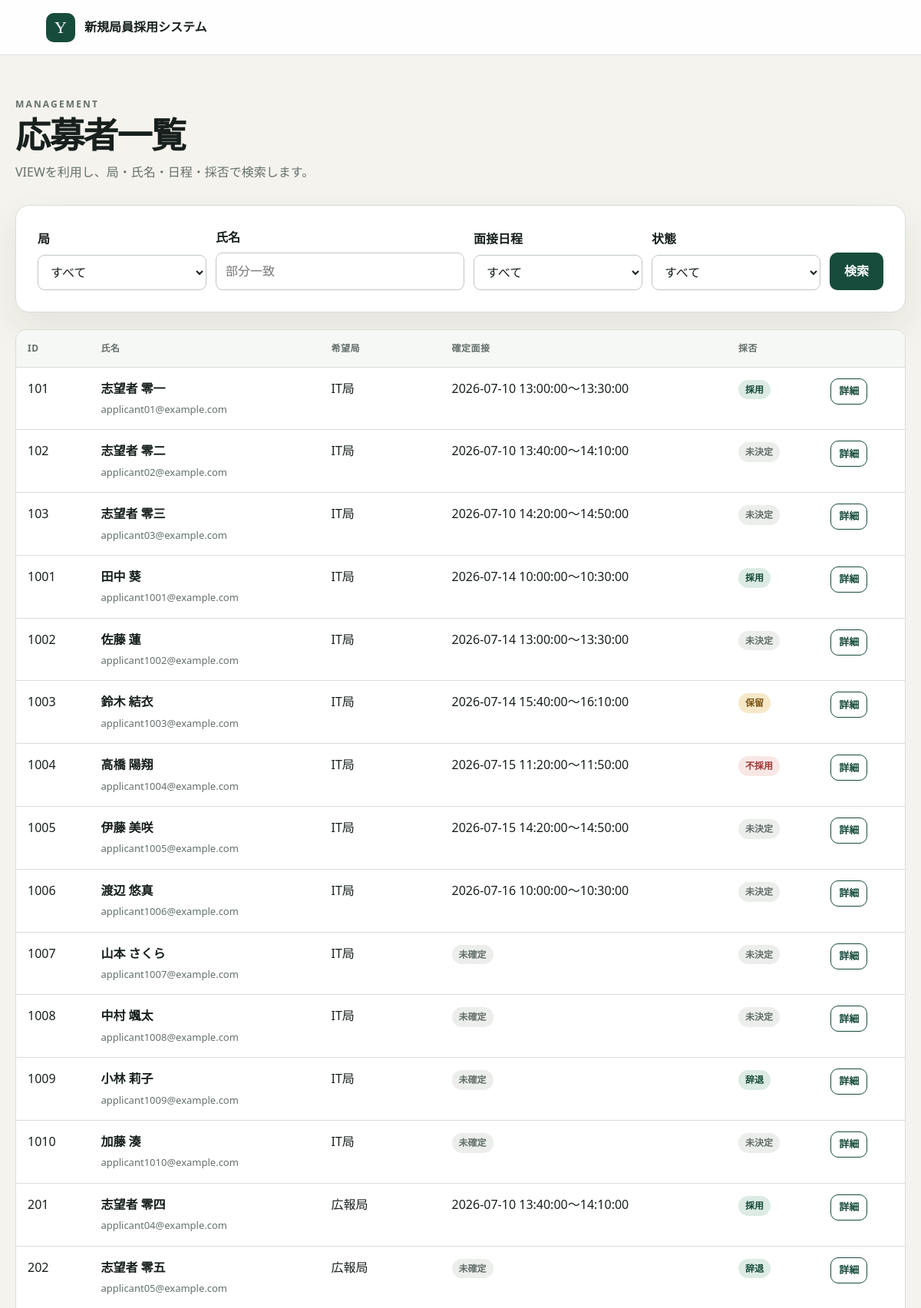
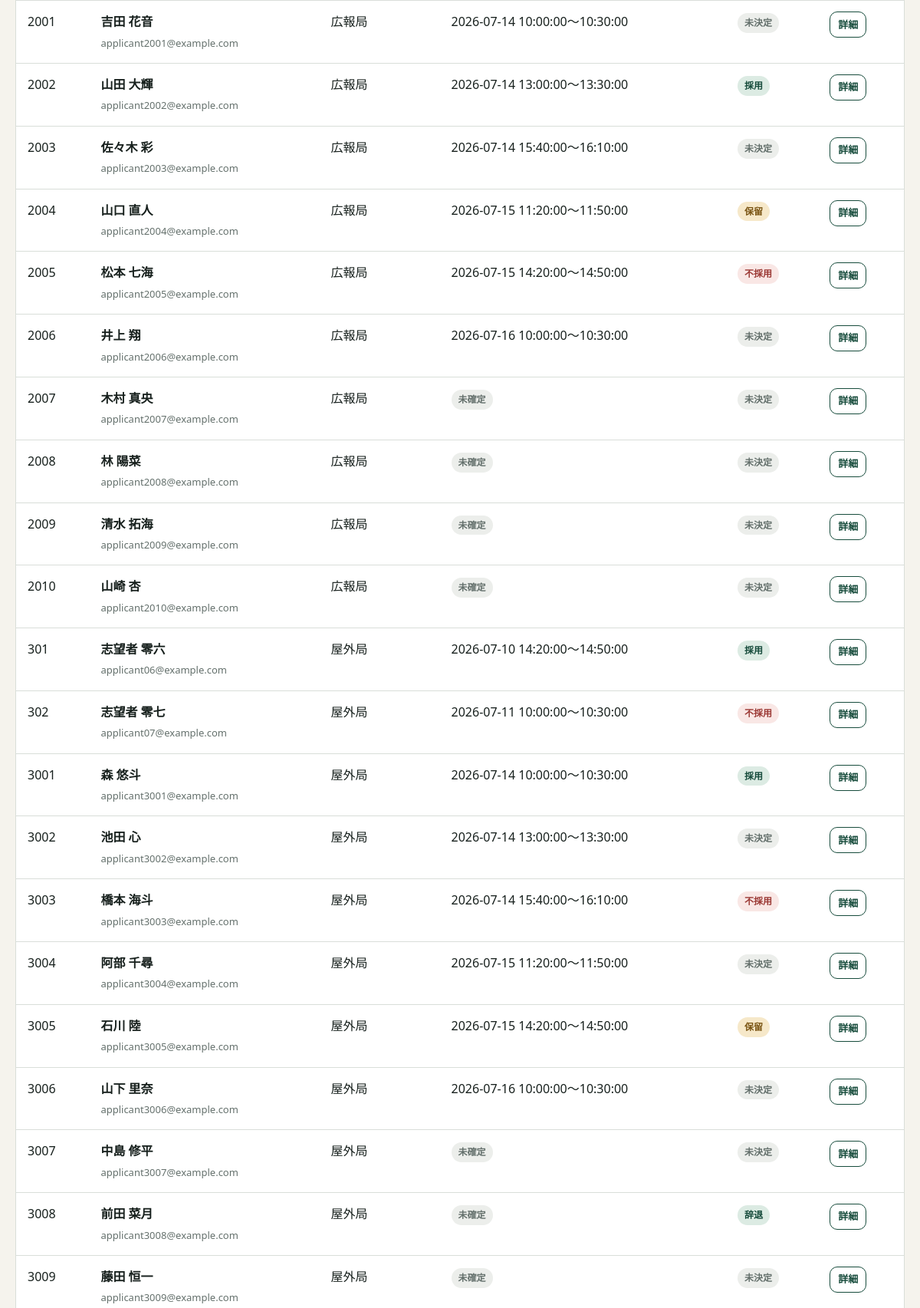
The app's page /applicants (upper part) with its own data (2 pictures, top to bottom).
### tables this page shows
CREATE TABLE applicants (
    id INTEGER PRIMARY KEY AUTOINCREMENT,
    name TEXT NOT NULL,
    email TEXT NOT NULL COLLATE NOCASE UNIQUE,
    bureau_id INTEGER NOT NULL,
    remark TEXT NOT NULL DEFAULT '',
    confirmed_bureau_schedule_id INTEGER UNIQUE,
    decision TEXT CHECK (
        decision IN ('accepted', 'rejected', 'waitlisted', 'withdrawn')
        OR decision IS NULL
    ),
    FOREIGN KEY (bureau_id) REFERENCES bureaus(id),
    FOREIGN KEY (confirmed_bureau_schedule_id)
        REFERENCES bureau_schedules(id)
);

CREATE TABLE bureaus (
    id INTEGER PRIMARY KEY,
    name TEXT NOT NULL UNIQUE,
    capacity INTEGER NOT NULL CHECK (capacity >= 0)
);

CREATE TABLE schedules (
    id INTEGER PRIMARY KEY,
    start_at DATETIME NOT NULL,
    end_at DATETIME NOT NULL,
    CHECK (start_at < end_at),
    UNIQUE (start_at, end_at)
);

### app.py (the view)
@app.route('/manager/applicants')
@role_required('bureau_manager')
def applicants() -> str:
    bureau_id = parse_positive_int(request.args.get('bureau_id'))
    name = request.args.get('name', '').strip()
    schedule_status = request.args.get('schedule_status', 'all')
    decision = request.args.get('decision', 'all')
    clauses: list[str] = []
    parameters: list[object] = []
    if bureau_id is not None:
        clauses.append('bureau_id = ?')
        parameters.append(bureau_id)
    if name:
        clauses.append("applicant_name LIKE ? ESCAPE '\\'")
        parameters.append(f'%{escape_like(name)}%')
    if schedule_status == 'confirmed':
        clauses.append('confirmed_bureau_schedule_id IS NOT NULL')
    elif schedule_status == 'unconfirmed':
        clauses.append('confirmed_bureau_schedule_id IS NULL')
    if decision == 'undecided':
        clauses.append('decision IS NULL')
    elif decision in ('accepted', 'rejected', 'waitlisted', 'withdrawn'):
        clauses.append('decision = ?')
        parameters.append(decision)
    sql = 'SELECT * FROM applicant_overview'
    if clauses:
        sql += ' WHERE ' + ' AND '.join(clauses)
    sql += ' ORDER BY bureau_id, applicant_id'
    rows = get_db().execute(sql, parameters).fetchall()
    return render_template(
        'applicants.html',
        applicants=rows,
        bureaus=get_bureaus(),
        selected_bureau_id=bureau_id,
        name=name,
        schedule_status=schedule_status,
        decision=decision,
        decision_labels=DECISION_LABELS,
    )

### app.py (called while the page is built)
@app.context_processor
def inject_role_context() -> dict[str, object]:
    active_role = session.get('active_role')
    return {
        'current_role': active_role if active_role in ROLE_LABELS else None,
        'role_labels': ROLE_LABELS,
    }

def role_required(role: str):
    def decorator(view):
        @wraps(view)
        def wrapped(*args, **kwargs):
            active_role = session.get('active_role')
            role_prefix = ROLE_PATH_PREFIXES[role]
            is_role_path = (
                request.path == role_prefix
                or request.path.startswith(role_prefix + '/')
            )
            if active_role == role:
                return view(*args, **kwargs)
            if active_role is None and not is_role_path:
                return view(*args, **kwargs)
            if active_role in ROLE_HOME_ENDPOINTS:
                return redirect(url_for(ROLE_HOME_ENDPOINTS[active_role]))
            return redirect(url_for('index'))
        return wrapped
    return decorator

def get_db() -> sqlite3.Connection:
    db = getattr(g, '_database', None)
    if db is None:
        db = g._database = sqlite3.connect(DATABASE)
        db.execute('PRAGMA foreign_keys = ON')
        db.execute('PRAGMA busy_timeout = 3000')
        db.row_factory = sqlite3.Row
    return db

@app.teardown_appcontext
def close_connection(exception: Optional[BaseException]) -> None:
    db = getattr(g, '_database', None)
    if db is not None:
        db.close()

def parse_positive_int(value: Optional[str]) -> Optional[int]:
    try:
        parsed = int(value or '')
    except ValueError:
        return None
    return parsed if parsed > 0 else None

def get_bureaus() -> list[sqlite3.Row]:
    return get_db().execute(
        'SELECT id, name, capacity FROM bureaus ORDER BY id'
    ).fetchall()

### templates/applicants.html (shortened to what this page needs)
{% extends "base.html" %}
{% block content %}
  <div class="page-heading">
    <div><p class="eyebrow">MANAGEMENT</p><h1>応募者一覧</h1><p>VIEWを利用し、局・氏名・日程・採否で検索します。</p></div>
  </div>
  <form class="toolbar panel" method="get">
    <div class="field compact"><label for="bureau_id">局</label><select id="bureau_id" name="bureau_id"><option value="">すべて</option></select></div>
    <div class="field"><label for="name">氏名</label><input id="name" name="name" value="{{ name }}" placeholder="部分一致"></div>
    <div class="field compact"><label for="schedule_status">面接日程</label><select id="schedule_status" name="schedule_status"><option value="all">すべて</option></select></div>
    <div class="field compact"><label for="decision">状態</label><select id="decision" name="decision"><option value="all">すべて</option></select></div>
    <button class="primary" type="submit">検索</button>
  </form>
  <div class="table-wrap">
    <table>
      <thead><tr><th>ID</th><th>氏名</th><th>希望局</th><th>確定面接</th><th>採否</th><th></th></tr></thead>
      <tbody>
        {% for applicant in applicants %}
          <tr>
            <td>{{ applicant.applicant_id }}</td><td><strong>{{ applicant.applicant_name }}</strong><br><small>{{ applicant.email }}</small></td><td>{{ applicant.bureau_name }}</td>
            <td>{% if applicant.start_at %}{{ applicant.start_at }}〜{{ applicant.end_at[11:] }}{% else %}<span class="badge muted">未確定</span>{% endif %}</td>
            <td><span class="badge {% if applicant.decision == 'rejected' %}danger{% elif applicant.decision == 'waitlisted' %}warning{% elif not applicant.decision %}muted{% endif %}">{{ decision_labels.get(applicant.decision) }}</span></td>
            <td><a class="button secondary small" href="{{ url_for('applicant_detail', id=applicant.applicant_id) }}">詳細</a></td>
          </tr>
        {% else %}<tr><td class="empty" colspan="6">条件に一致する応募者はいません。</td></tr>{% endfor %}
      </tbody>
    </table>
  </div>
{% endblock %}

### static/style.css (style rules this page uses)
:root { --ink: #17201d; --muted: #64706c; --paper: #f5f3ed; --surface: #fff; --line: #d9ded9; --green: #174c3c; --green-2: #26745b; --mint: #dcebe3; --gold: #d6a84b; --danger: #9c3a36; --danger-bg: #f9e7e5; --success: #246947; --success-bg: #e4f2e9; --shadow: 0 20px 50px rgba(23, 32, 29, .08); }
* { box-sizing: border-box; }
body { margin: 0; color: var(--ink); background: var(--paper); font-family: "Yu Gothic", "Hiragino Kaku Gothic ProN", system-ui, sans-serif; line-height: 1.65; }
a { color: var(--green-2); }
h1, h2, h3 { margin-top: 0; line-height: 1.3; }
h1 { font-size: clamp(34px, 5vw, 62px); letter-spacing: -.04em; }
.eyebrow { margin-bottom: 10px; color: var(--green-2); font-size: 12px; font-weight: 800; letter-spacing: .18em; }
.button, button { display: inline-flex; align-items: center; justify-content: center; min-height: 44px; padding: 10px 18px; border: 1px solid transparent; border-radius: 10px; font: inherit; font-weight: 700; text-decoration: none; cursor: pointer; }
.button.primary, button.primary { color: #fff; background: var(--green); }
.button.secondary, button.secondary { color: var(--green); background: transparent; border-color: var(--green); }
.button.small, button.small { min-height: 34px; padding: 5px 10px; font-size: 13px; }
.feature-card, .panel { padding: 28px; background: var(--surface); border: 1px solid var(--line); border-radius: 18px; box-shadow: var(--shadow); }
.page-heading { display: flex; align-items: flex-end; justify-content: space-between; gap: 24px; margin-bottom: 30px; }
.page-heading h1 { margin-bottom: 5px; font-size: clamp(30px, 4vw, 46px); }
.page-heading p { margin: 0; color: var(--muted); }
.field { display: grid; gap: 7px; }
label, legend { font-weight: 700; }
input, select, textarea { width: 100%; min-height: 44px; padding: 10px 12px; color: var(--ink); background: #fff; border: 1px solid #bec7c1; border-radius: 9px; font: inherit; }
.help, small { color: var(--muted); font-size: 13px; }
.toolbar { display: flex; flex-wrap: wrap; align-items: end; gap: 12px; margin-bottom: 22px; }
.toolbar .field { min-width: 170px; flex: 1; }
.toolbar .compact { flex: 0 1 220px; }
.table-wrap { overflow-x: auto; background: #fff; border: 1px solid var(--line); border-radius: 14px; }
table { width: 100%; border-collapse: collapse; }
th, td { padding: 14px 15px; border-bottom: 1px solid var(--line); text-align: left; vertical-align: top; }
th { color: var(--muted); background: #f6f8f5; font-size: 12px; letter-spacing: .04em; }
.badge { display: inline-block; padding: 3px 9px; border-radius: 999px; background: var(--mint); color: var(--green); font-size: 12px; font-weight: 700; }
.badge.muted { color: var(--muted); background: #eceeeb; }
.badge.warning { color: #7a5514; background: #f6e8c9; }
.badge.danger { color: var(--danger); background: var(--danger-bg); }

### records on screen
applicants: applicant_id "101", applicant_name "志望者 零一", email "applicant01@example.com", bureau_name "IT局", start_at "2026-07-10 13:00:00", end_at "13:30:00", get "採用"
applicants: applicant_id "102", applicant_name "志望者 零二", email "applicant02@example.com", bureau_name "IT局", start_at "2026-07-10 13:40:00", end_at "14:10:00", get "未決定"
applicants: applicant_id "103", applicant_name "志望者 零三", email "applicant03@example.com", bureau_name "IT局", start_at "2026-07-10 14:20:00", end_at "14:50:00", get "未決定"
applicants: applicant_id "1001", applicant_name "田中 葵", email "applicant1001@example.com", bureau_name "IT局", start_at "2026-07-14 10:00:00", end_at "10:30:00", get "採用"
applicants: applicant_id "1002", applicant_name "佐藤 蓮", email "applicant1002@example.com", bureau_name "IT局", start_at "2026-07-14 13:00:00", end_at "13:30:00", get "未決定"
applicants: applicant_id "1003", applicant_name "鈴木 結衣", email "applicant1003@example.com", bureau_name "IT局", start_at "2026-07-14 15:40:00", end_at "16:10:00", get "保留"
applicants: applicant_id "1004", applicant_name "高橋 陽翔", email "applicant1004@example.com", bureau_name "IT局", start_at "2026-07-15 11:20:00", end_at "11:50:00", get "不採用"
applicants: applicant_id "1005", applicant_name "伊藤 美咲", email "applicant1005@example.com", bureau_name "IT局", start_at "2026-07-15 14:20:00", end_at "14:50:00", get "未決定"
applicants: applicant_id "1006", applicant_name "渡辺 悠真", email "applicant1006@example.com", bureau_name "IT局", start_at "2026-07-16 10:00:00", end_at "10:30:00", get "未決定"
applicants: applicant_id "1007", applicant_name "山本 さくら", email "applicant1007@example.com", bureau_name "IT局", shows "未確定", get "未決定"
applicants: applicant_id "1008", applicant_name "中村 颯太", email "applicant1008@example.com", bureau_name "IT局", shows "未確定", get "未決定"
applicants: applicant_id "1009", applicant_name "小林 莉子", email "applicant1009@example.com", bureau_name "IT局", shows "未確定", get "辞退"
applicants: applicant_id "1010", applicant_name "加藤 湊", email "applicant1010@example.com", bureau_name "IT局", shows "未確定", get "未決定"
applicants: applicant_id "201", applicant_name "志望者 零四", email "applicant04@example.com", bureau_name "広報局", start_at "2026-07-10 13:40:00", end_at "14:10:00", get "採用"
applicants: applicant_id "202", applicant_name "志望者 零五", email "applicant05@example.com", bureau_name "広報局", shows "未確定", get "辞退"
applicants: applicant_id "2001", applicant_name "吉田 花音", email "applicant2001@example.com", bureau_name "広報局", start_at "2026-07-14 10:00:00", end_at "10:30:00", get "未決定"
applicants: applicant_id "2002", applicant_name "山田 大輝", email "applicant2002@example.com", bureau_name "広報局", start_at "2026-07-14 13:00:00", end_at "13:30:00", get "採用"
applicants: applicant_id "2003", applicant_name "佐々木 彩", email "applicant2003@example.com", bureau_name "広報局", start_at "2026-07-14 15:40:00", end_at "16:10:00", get "未決定"
applicants: applicant_id "2004", applicant_name "山口 直人", email "applicant2004@example.com", bureau_name "広報局", start_at "2026-07-15 11:20:00", end_at "11:50:00", get "保留"
applicants: applicant_id "2005", applicant_name "松本 七海", email "applicant2005@example.com", bureau_name "広報局", start_at "2026-07-15 14:20:00", end_at "14:50:00", get "不採用"
applicants: applicant_id "2006", applicant_name "井上 翔", email "applicant2006@example.com", bureau_name "広報局", start_at "2026-07-16 10:00:00", end_at "10:30:00", get "未決定"
applicants: applicant_id "2007", applicant_name "木村 真央", email "applicant2007@example.com", bureau_name "広報局", shows "未確定", get "未決定"
applicants: applicant_id "2008", applicant_name "林 陽菜", email "applicant2008@example.com", bureau_name "広報局", shows "未確定", get "未決定"
applicants: applicant_id "2009", applicant_name "清水 拓海", email "applicant2009@example.com", bureau_name "広報局", shows "未確定", get "未決定"
applicants: applicant_id "2010", applicant_name "山崎 杏", email "applicant2010@example.com", bureau_name "広報局", shows "未確定", get "未決定"
applicants: applicant_id "301", applicant_name "志望者 零六", email "applicant06@example.com", bureau_name "屋外局", start_at "2026-07-10 14:20:00", end_at "14:50:00", get "採用"
applicants: applicant_id "302", applicant_name "志望者 零七", email "applicant07@example.com", bureau_name "屋外局", start_at "2026-07-11 10:00:00", end_at "10:30:00", get "不採用"
applicants: applicant_id "3001", applicant_name "森 悠斗", email "applicant3001@example.com", bureau_name "屋外局", start_at "2026-07-14 10:00:00", end_at "10:30:00", get "採用"
applicants: applicant_id "3002", applicant_name "池田 心", email "applicant3002@example.com", bureau_name "屋外局", start_at "2026-07-14 13:00:00", end_at "13:30:00", get "未決定"
applicants: applicant_id "3003", applicant_name "橋本 海斗", email "applicant3003@example.com", bureau_name "屋外局", start_at "2026-07-14 15:40:00", end_at "16:10:00", get "不採用"
applicants: applicant_id "3004", applicant_name "阿部 千尋", email "applicant3004@example.com", bureau_name "屋外局", start_at "2026-07-15 11:20:00", end_at "11:50:00", get "未決定"
applicants: applicant_id "3005", applicant_name "石川 陸", email "applicant3005@example.com", bureau_name "屋外局", start_at "2026-07-15 14:20:00", end_at "14:50:00", get "保留"
applicants: applicant_id "3006", applicant_name "山下 里奈", email "applicant3006@example.com", bureau_name "屋外局", start_at "2026-07-16 10:00:00", end_at "10:30:00", get "未決定"
applicants: applicant_id "3007", applicant_name "中島 修平", email "applicant3007@example.com", bureau_name "屋外局", shows "未確定", get "未決定"
applicants: applicant_id "3008", applicant_name "前田 菜月", email "applicant3008@example.com", bureau_name "屋外局", shows "未確定", get "辞退"
applicants: applicant_id "3009", applicant_name "藤田 恒一", email "applicant3009@example.com", bureau_name "屋外局", shows "未確定", get "未決定"
